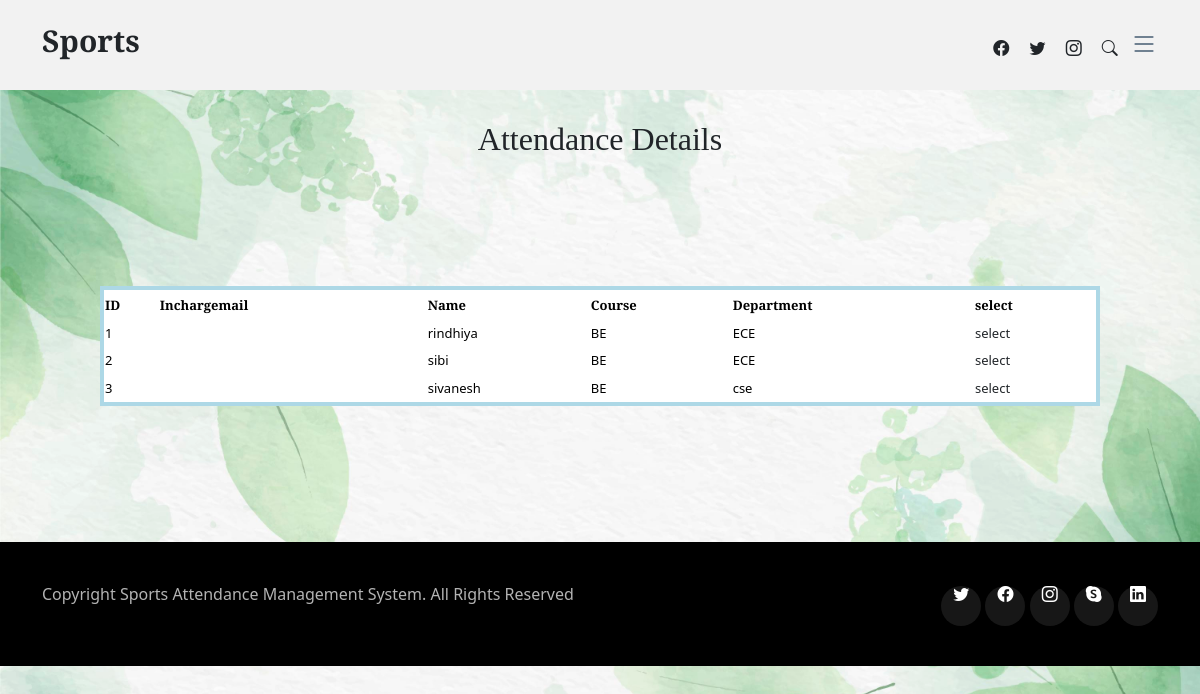
Page /tutorattr.php on the committed database.
### tables this page shows
CREATE TABLE IF NOT EXISTS `student` (
  `id` int(50) NOT NULL AUTO_INCREMENT,
  `Name` varchar(50) NOT NULL,
  `Registernumber` varchar(50) NOT NULL,
  `Course` varchar(50) NOT NULL,
  `Department` varchar(50) NOT NULL,
  `Address` varchar(50) NOT NULL,
  `Mobile` varchar(50) NOT NULL,
  PRIMARY KEY (`id`)
);

### tutorattr.php (the view, shortened to what this page needs)
<?php
include('tutorheader.php');
include('style.php');
?>
<form  method="post">
      <div >
<br>
<br>
<br>
<br>
		   <br>
             <h2 align="center">Attendance Details</h2>
	<table border="2" cellspacing="6" class="displaycontent"  width="1000" height="120" style="border:4px solid lightblue;" align="center">
	<tr>
			<th bgcolor=white><font color=black size=2>ID</font></th>
			<th bgcolor=white><font color=black size=2>Inchargemail</font></th>
			<th bgcolor=white><font color=black size=2>Name</font></th>
			<th bgcolor=white><font color=black size=2>Course</font></th>
			<th bgcolor=white><font color=black size=2>Department</font></th>
			<th bgcolor=white><font color=black size=2>select</font></th>
	</tr>
	<br><br>
<br>
<br>
<br>
	<?php
	$query = "select * from student";
	$result = mysql_query($query) or die(mysql_error());
	while($row = mysql_fetch_assoc($result))
		{
 ?>
	<tr>
		<td bgcolor=white><font color=black size=2><?php echo $row['id']; ?></font></td>
		<td bgcolor=white><font color=black size=2><?php echo $row['Inchargemail']; ?></font></td>
		<td bgcolor=white><font color=black size=2><?php echo $row['Name']; ?></font></td>
	    <td bgcolor=white><font color=black size=2><?php echo $row['Course']; ?></font></td>
		<td bgcolor=white><font color=black size=2><?php echo $row['Department']; ?></font></td>
		<td bgcolor=white><font color=black size=2><a href="select.php?select=<?php echo $row['id'];?>">select</a></font></td>
	</tr>
	<?php }  ?>
	</table>
</div>
</form>
<br>
<br>
<br>
<br>
<br>
<?php
include('footer.php');
?>

### assets/css/main.css (style rules this page uses)
body { color: rgba(var(--color-primary-rgb), 1); }
a { color: var(--color-links); text-decoration: none; }
h1, h2, h3, h4, h5, h6 { font-family: var(--font-primary); }

### tutorattr.php (style rules this page uses)
body { background-image: url('image.jpg'); background-repeat: no-repeat; background-attachment: fixed; background-size: 100% 100%; }

### rows in the picture
student: id "1", Name "rindhiya", Course "BE", Department "ECE"
student: id "2", Name "sibi", Course "BE", Department "ECE"
student: id "3", Name "sivanesh", Course "BE", Department "cse"
